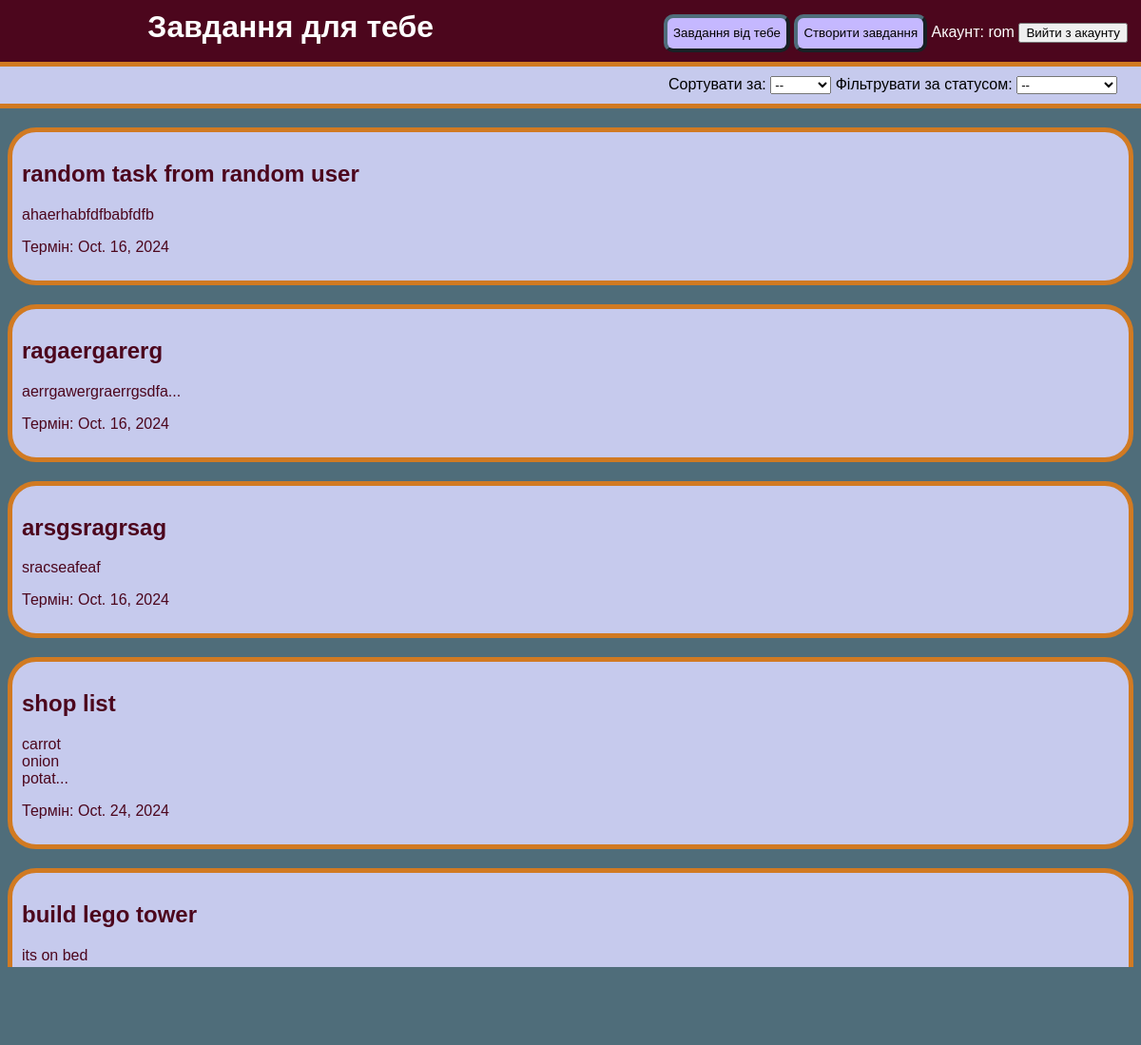
Before: /tasks_list/ (signed in) with the older database file.
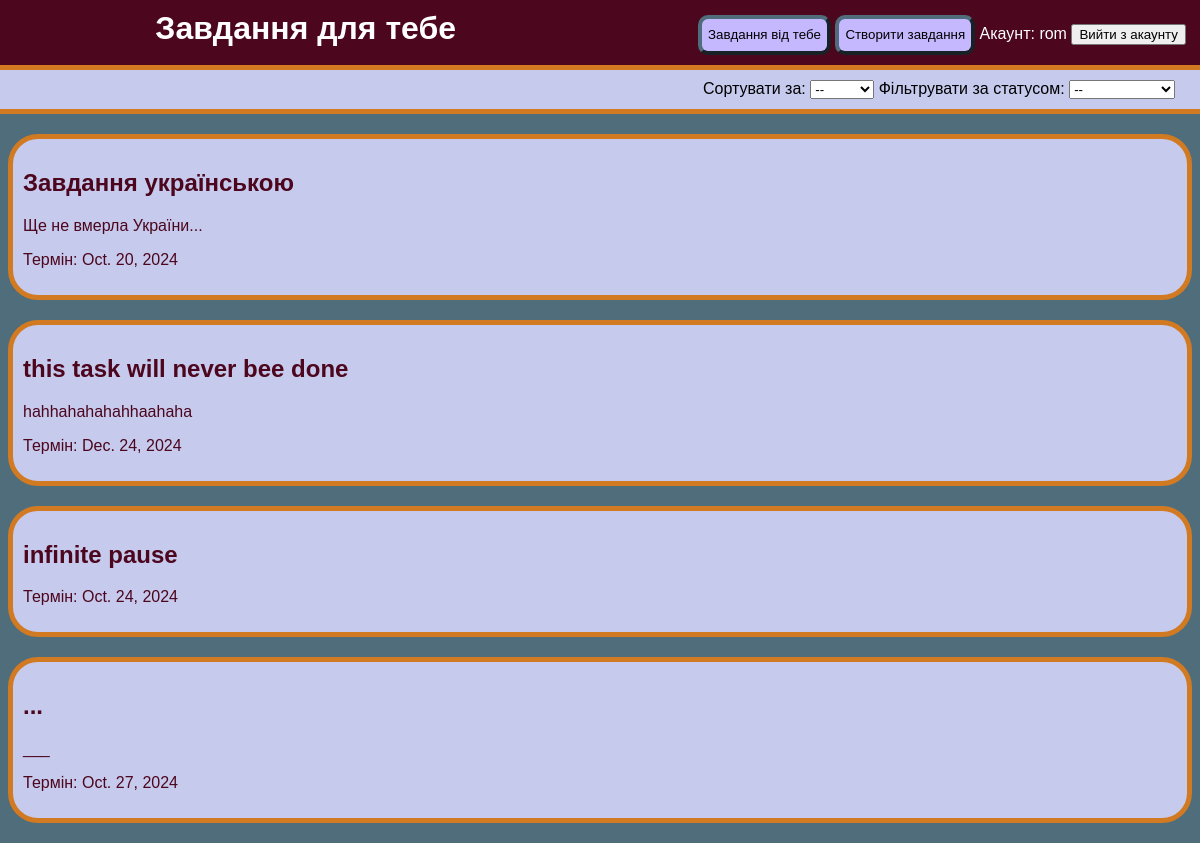
After: the same page with the newer database file.
### tracking_app/models.py (models this page shows)
class Task(models.Model):
    name = models.CharField(max_length=50)
    description = models.TextField()
    stat = models.CharField(max_length=50)
    term = models.DateField()
    giver_id = models.ForeignKey(User, on_delete=models.CASCADE, related_name="tasks_given", default=1)
    receiver_id = models.ForeignKey(User, on_delete=models.CASCADE, related_name="tasks_received", default=1)

### tracking_app/views.py (the view)
# urls.py: path('tasks_list/', views.tasks_list, name='tasks_list'),
def tasks_list(request):
    sort_by = request.GET.get('sort_by', 'none')
    status_filter = request.GET.get('status_filter', 'none')
    tasks = Task.objects.filter(receiver_id = request.session['user_id'])
    if request.method == 'POST':
        action = request.POST.get('action')
        if action == 'log_out':
            return redirect('signup')
    if status_filter != "none":
        tasks = tasks.filter(stat=status_filter)
    if sort_by != "none":
        tasks = tasks.order_by(sort_by)
    return render(request, 'tasks_list.html', {'tasks': tasks, 'name': User.objects.get(id=request.session['user_id']).name, 'current_sort': sort_by, 'current_status_filter': status_filter})

### templates/tasks_list.html (shortened to what this page needs)
{% load static %}
<!DOCTYPE html>
<html>
<head>
    <link rel="stylesheet" type="text/css" href="{% static 'tracking_app/style.css' %}">
</head>
<body>
    <div class="header">
        <h1 style="display: inline;" class="header_text">Завдання для тебе</h1>
        <button class="link_button" type="button" onclick="window.location.href='/tasks_from_you'">Завдання від тебе</button>
        <button class="link_button" type="button" onclick="window.location.href='/creating_task'">Створити завдання</button>
        <span class="white_text">Акаунт: {{name}}</span>
        <form method="POST" style="display: inline;">
            <button type="submit" class="log_out_button" name="action" value="log_out">Вийти з акаунту</button>
        </form>
    </div>
    <div class="panel">
        <form method="GET" action="{% url 'tasks_list' %}">
            <label for="sort_by">Сортувати за:</label>
            <select name="sort_by" id="sort_by" onchange="this.form.submit()">
                <option value="none" {% if current_sort == 'none' %}selected{% endif %}>--</option>
            </select>
            <label for="status_filter">Фільтрувати за статусом:</label>
            <select name="status_filter" id="status_filter" onchange="this.form.submit()">
                <option value="none"{% if current_status_filter == 'none' %}selected{% endif %}>--</option>
            </select>
        </form>
    </div>
        {% for task in tasks %}
            <a href="{% url 'view_task' task.id %}" class="task_card">
                <div class="task_frame">
                    <h2>{{ task.name }}</h2>
                    <p>{{ task.description|slice:":20"|linebreaksbr }}{% if task.description|length > 20 %}...{% endif %}</p>
                    <p>Термін: {{ task.term }}</p>
                </div>
            </a>
        {% endfor %}
</body>
</html>

Changed rows visible on the page:
removed Task: name "random task from random user", description "ahaerhabfdfbabfdfb", term "Oct. 16, 2024"
removed Task: name "ragaergarerg", description "aerrgawergraerrgsdfa", term "Oct. 16, 2024"
removed Task: name "arsgsragrsag", description "sracseafeaf", term "Oct. 16, 2024"
removed Task: name "shop list", description "carrot onion potat", term "Oct. 24, 2024"
removed Task: name "build lego tower", description "its on bed"
added Task: name "Завдання українською", description "Ще не вмерла України", term "Oct. 20, 2024"
added Task: name "this task will never bee done", description "hahhahahahahhaahaha", term "Dec. 24, 2024"
added Task: name "infinite pause", term "Oct. 24, 2024"
added Task: name "...", description "___", term "Oct. 27, 2024"
